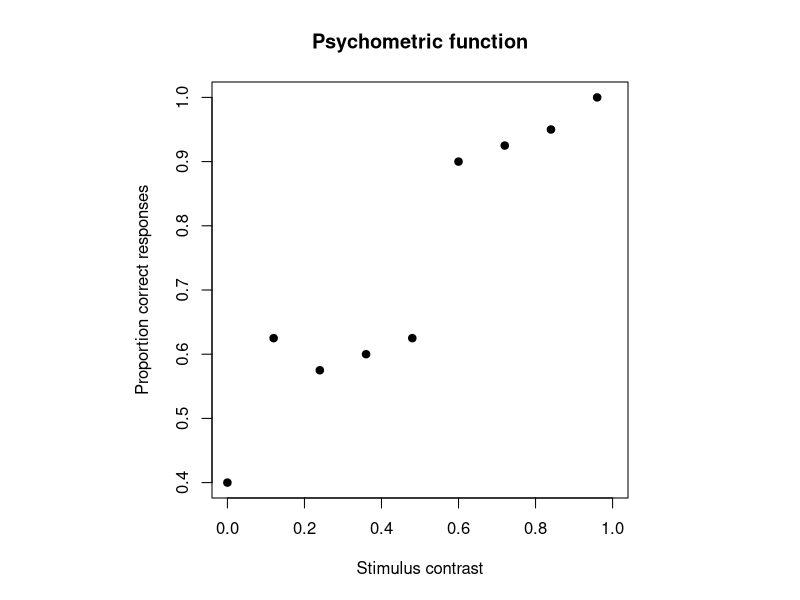
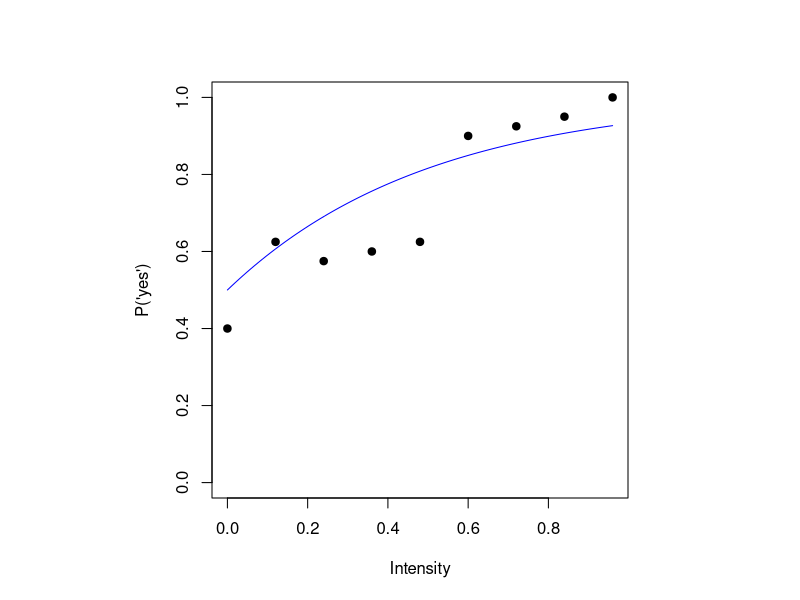
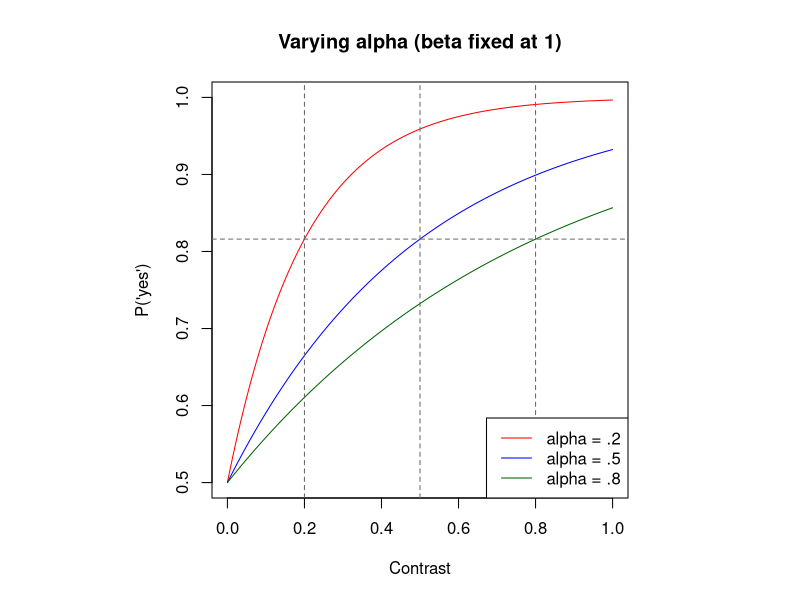
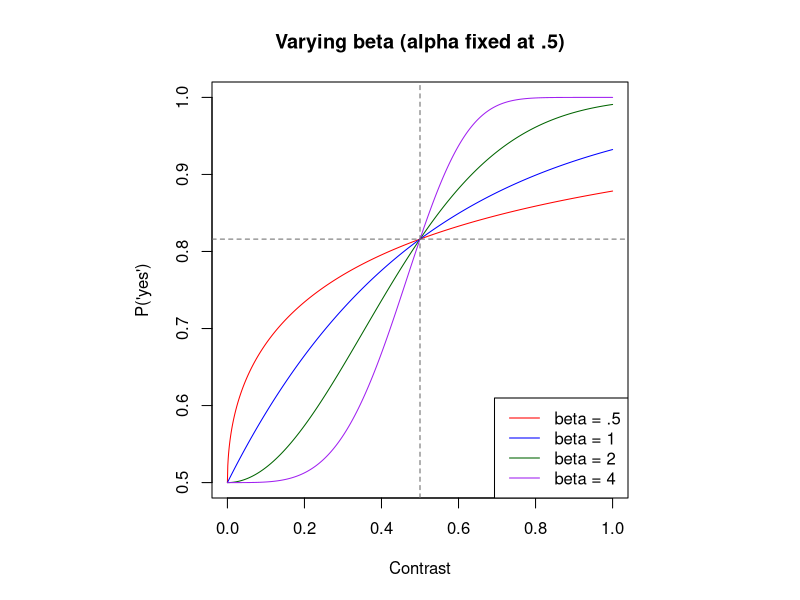
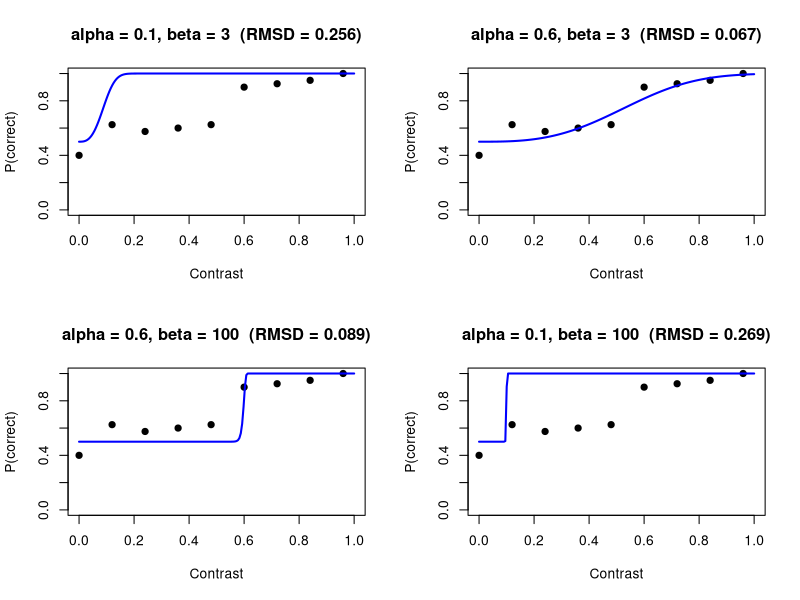

Source code (R) for these figures, in order: (Note: this script raises an error after producing the figures.)
## ---- chunk 1
contrast <- seq(0,1,0.12)
n_trials <- rep(40, 9)
n_correct <- c(16, 25, 23, 24, 25, 36, 37, 38, 40)
prop_correct <- n_correct / n_trials

data <- data.frame(contrast, n_correct, n_trials, prop_correct)
data
## ---- chunk 2
# Set plot region to a physical square ("s")
old_par <- par(pty = "s")

plot(data$contrast, data$prop_correct, 
     pch = 19, 
     xlim = c(0, 1),
     ylim = c(0.4, 1), 
     xlab = "Stimulus contrast",
     ylab = "Proportion correct responses",
     main = "Psychometric function")

# Restore original default layout parameters ("m" for maximal/rectangular)
par(old_par)
## ---- chunk 3
psychometric_model <- function(alpha, beta, x) {
  y <- rep(0, length(x))
  valid <- x >= 0
  y[valid] <- 0.5 + 0.5*(1 - exp(-(x[valid] / alpha)^beta))
  y
}
## ---- chunk 4
old_par <- par(pty = "s")
plot(data$contrast, data$prop_correct, pch = 19, ylim = c(0, 1),
     xlab = "Intensity", ylab = "P('yes')")
curve(psychometric_model(.5, 1, x), add = TRUE, col = "blue")
# Restore original default layout parameters ("m" for maximal/rectangular)
par(old_par)
## ---- chunk 5
old_par <- par(pty = "s")

curve(psychometric_model(.2, 1, x),
      from = 0, to = 1, n = 1000,
      xlim = c(0, 1), ylim = c(.5, 1),
      col = "red",
      xlab = "Contrast",
      ylab = "P('yes')",
      main = "Varying alpha (beta fixed at 1)")

curve(psychometric_model(.5, 1, x),
      from = 0, to = 1, n = 1000,
      add = TRUE, col = "blue")

curve(psychometric_model(.8, 1, x),
      from = 0, to = 1, n = 1000,
      add = TRUE, col = "darkgreen")

# Horizontal line at the alpha/63% point
abline(h = 0.5 + 0.5 * (1 - exp(-1)),
       lty = 2, col = "gray40")

# Vertical lines at each alpha
abline(v = c(.2, .5, .8),
       lty = 2, col = "gray40")

legend("bottomright",
       legend = c("alpha = .2", "alpha = .5", "alpha = .8"),
       col = c("red", "blue", "darkgreen"),
       lty = 1)

par(old_par)
## ---- chunk 6
old_par <- par(pty = "s")

curve(psychometric_model(.5, .5, x),
      from = 0, to = 1, n = 1000,
      xlim = c(0, 1), ylim = c(.5, 1),
      col = "red",
      xlab = "Contrast", ylab = "P('yes')",
      main = "Varying beta (alpha fixed at .5)")

curve(psychometric_model(.5, 1, x),
      from = 0, to = 1, n = 1000,
      add = TRUE, col = "blue")

curve(psychometric_model(.5, 2, x),
      from = 0, to = 1, n = 1000,
      add = TRUE, col = "darkgreen")

curve(psychometric_model(.5, 4, x),
      from = 0, to = 1, n = 1000,
      add = TRUE, col = "purple")

# Horizontal line at the alpha/63% point
abline(h = 0.5 + 0.5 * (1 - exp(-1)),
       lty = 2, col = "gray40")

# Vertical lines at each alpha
abline(v = c( .5),
       lty = 2, col = "gray40")

legend("bottomright",
       legend = c("beta = .5", "beta = 1",
                  "beta = 2", "beta = 4"),
       col = c("red", "blue", "darkgreen", "purple"),
       lty = 1)

par(old_par)
## ---- chunk 7
rmsd <- function(params, data) {
  alpha <- params[1]
  beta <- params[2]
  predicted <- psychometric_model(alpha, beta, data$contrast)
  sqrt(mean((data$prop_correct - predicted)^2))
}

rmsd(c(.1, 2), data)    # a bad-ish guess
rmsd(c(.5, 1), data)   # a better guess

## ---- chunk 8
#| fig-width: 10
#| fig-height: 8

candidates <- list(
  c(alpha = 0.1, beta = 3),
  c(alpha = 0.6, beta = 3),
  c(alpha = 0.6, beta = 100),
  c(alpha = 0.1, beta = 100)
)

par(mfrow = c(2, 2))

for (cand in candidates) {
  
  x_pred <- seq(0, 1, length.out = 200)
  pred_curve <- psychometric_model(
    cand["alpha"],
    cand["beta"],
    x_pred
  )
  
  r <- round(rmsd(cand, data), 3)
  
  plot(data$contrast, data$prop_correct,
       pch = 19,
       xlim = c(0, 1),
       ylim = c(0, 1),
       xlab = "Contrast",
       ylab = "P(correct)",
       main = paste0(
         "alpha = ", cand["alpha"],
         ", beta = ", cand["beta"],
         "  (RMSD = ", r, ")"
       ))
  
  lines(x_pred, pred_curve, col = "blue", lwd = 2)
}
## ---- chunk 9
#| echo: false
ojs_define(data_ojs = data)
## ---- chunk 10
alpha_vals <- seq(0.01, 1, length.out = 100)
beta_vals <- seq(0.1, 6, length.out = 100)
grid <- expand.grid(alpha = alpha_vals, beta = beta_vals)

grid$rmsd <- apply(grid, 1, function(row) rmsd(row, data))

dim(grid)
head(grid, 10)
## ---- chunk 11
best <- grid[which.min(grid$rmsd), ]
best
## ---- chunk 12
library(lattice)
cost_palette <- colorRampPalette(c("white", "steelblue", "midnightblue"))(100)
levelplot(rmsd ~ alpha * beta, data = grid,
          main = "RMSD across parameter combinations",
          xlab = "alpha (scale)", ylab = "beta (shape)",
          col.regions = cost_palette)
## ---- chunk 13
#| echo: false
triangle <- rbind(c(.1, 6), c(.1, 03), c(.2, 5))
triangle_history <- list(triangle)
max_iter <- 60
tol <- 1e-4

for (iter in 1:max_iter) {
  costs <- apply(triangle, 1, function(p) rmsd(p, data))
  if (diff(range(costs)) < tol) break

  worst <- which.max(costs)
  best  <- which.min(costs)
  centroid <- colMeans(triangle[-worst, , drop = FALSE])

  reflected <- centroid + (centroid - triangle[worst, ])
  reflected_cost <- rmsd(reflected, data)

  if (reflected_cost < costs[worst]) {
    triangle[worst, ] <- reflected                        # reflection improved things -- accept it
  } else {
    contracted <- centroid + 0.5 * (triangle[worst, ] - centroid)
    contracted_cost <- rmsd(contracted, data)
    if (contracted_cost < costs[worst]) {
      triangle[worst, ] <- contracted                      # contraction improved things -- accept it
    } else {
      best_point <- triangle[best, ]                       # neither helped -- shrink the whole triangle
      for (i in 1:3) {
        triangle[i, ] <- best_point + 0.5 * (triangle[i, ] - best_point)
      }
    }
  }
  triangle_history[[length(triangle_history) + 1]] <- triangle
}

n_steps <- length(triangle_history)

rmsd_matrix <- matrix(grid$rmsd, nrow = length(alpha_vals), ncol = length(beta_vals))
cost_palette <- colorRampPalette(c("white", "steelblue", "midnightblue"))(100)
image(alpha_vals, beta_vals, rmsd_matrix, col = cost_palette,
      xlab = "alpha (scale)", ylab = "beta (shape)",
      main = "A simplex tumbling downhill on the real RMSD landscape")
contour(alpha_vals, beta_vals, rmsd_matrix, add = TRUE, nlevels = 8)

step_colors <- colorRampPalette(c("black", "red"))(n_steps)
for (step in 1:n_steps) {
  tri <- triangle_history[[step]]
  polygon(tri[, 1], tri[, 2], border = step_colors[step], lwd = 2)
}
legend("bottomright", legend = c("Step 1 (black)", paste0("Step ", n_steps, " (red, converged)")),
       col = c("black", "red"), lty = 1, lwd = 2, bg = "white")
## ---- chunk 14
fit_rmsd <- optim(
  par = c(alpha = 4, beta = 1),
  fn = rmsd,
  data = data
)
fit_rmsd$par
fit_rmsd$value
## ---- chunk 15
toy_cost <- function(x, y) (x - 3)^2 + (y + 1)^2 + 15 * sin(x) * cos(y)

x_vals <- seq(-6, 10, length.out = 100)
y_vals <- seq(-6, 6, length.out = 100)
toy_grid <- expand.grid(x = x_vals, y = y_vals)
toy_grid$cost <- with(toy_grid, toy_cost(x, y))

levelplot(cost ~ x * y, data = toy_grid, main = "A landscape with multiple valleys")
## ---- chunk 16

alpha <- 0.5; beta <- 1; contrast_level <- 0.12; p <- psychometric_model(alpha, beta, contrast_level) # parameters -\> probability p

rbinom(1, size = 40, prob = p) # probability -\> simulated data

## ---- chunk 17

dbinom(25, size = 40, prob = p)   # data + probability -> likelihood 

## ---- chunk 18
detected <- c(1, 0, 1, 1, 0, 1, 1, 1, 0, 1)  # 10 presentations, 7 correct
sum(detected)
## ---- chunk 19
dbinom(sum(detected), size = 10, prob = 0.5)
dbinom(sum(detected), size = 10, prob = 0.7)
## ---- chunk 20
p_vals <- seq(0.01, 0.99, by = 0.01)
likelihood <- sapply(p_vals, function(p) dbinom(sum(detected), 10, p))

plot(p_vals, likelihood, type = "l",
     xlab = "Candidate p", ylab = "Likelihood of observed data")
p_vals[which.max(likelihood)]
## ---- chunk 21
cand_good <- c(.6, 3)     # a good-fitting guess
cand_bad  <- c(.1, 4)     # a clearly poor-fitting guess

lik_good <- dbinom(data$n_correct, data$n_trials,
                   psychometric_model(cand_good[1], cand_good[2], data$contrast))
lik_bad  <- dbinom(data$n_correct, data$n_trials,
                   psychometric_model(cand_bad[1], cand_bad[2], data$contrast))

barplot(rbind(lik_good, lik_bad), beside = TRUE, names.arg = data$contrast,
        col = c("darkgreen", "red"), xlab = "Contrast",
        ylab = "Probability of the observed count",
        legend.text = c("Good-fitting alpha,beta", "Poor-fitting alpha,beta"))
## ---- chunk 22

clamp_prob <- function(p) pmin(pmax(p, 1e-6), 1 - 1e-6)

loglik_good <- sum(dbinom(data$n_correct, data$n_trials,
                          clamp_prob(psychometric_model(cand_good[1], cand_good[2], data$contrast)),
                          log = TRUE))
loglik_bad  <- sum(dbinom(data$n_correct, data$n_trials,
                          clamp_prob(psychometric_model(cand_bad[1], cand_bad[2], data$contrast)),
                          log = TRUE))

barplot(c("Good-fitting alpha,beta" = loglik_good, "Poor-fitting alpha,beta" = loglik_bad),
        ylab = "Total log-likelihood",
        col = c("darkgreen", "red"))
## ---- chunk 23
nll <- function(params, data) {
  alpha <- params[1]; beta <- params[2]
  predicted <- psychometric_model(alpha, beta, data$contrast)
  predicted <- pmin(pmax(predicted, 1e-6), 1 - 1e-6)
  -sum(dbinom(data$n_correct, data$n_trials, predicted, log = TRUE))
}
## ---- chunk 24
fit_mle <- optim(par = c(alpha = 4, beta = 1), fn = nll, data = data)
fit_mle$par
fit_rmsd$par
